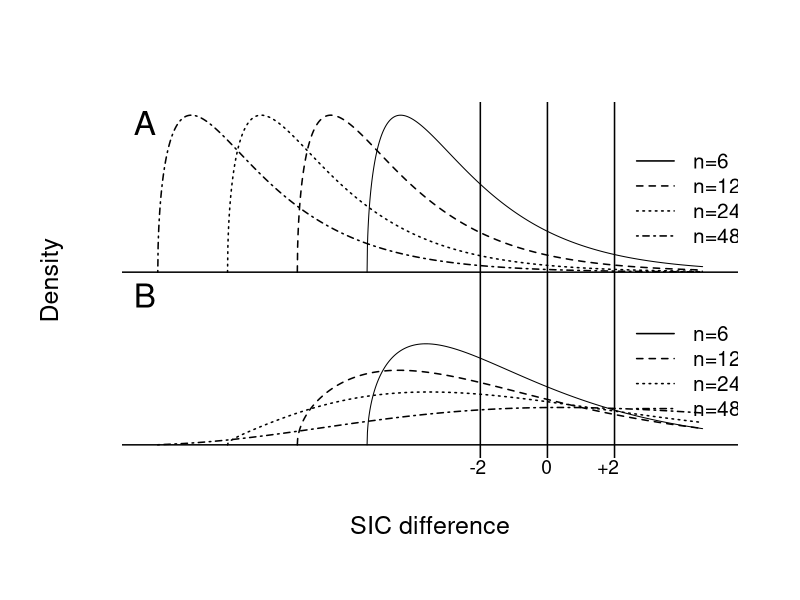

Recreate this plot in R.
# Figure 9


figpath1 <- getwd()
figname  <- "Figure9.eps" #OLD NAME: "Figure6.tiff"
figpath <- paste0(figpath1,"/",figname)

#tiff(figpath, width=6,height=7, units="in", res=600, compression="lzw", type="cairo")

postscript(figpath, horizontal=TRUE, paper="letter", width=11,height=11)


xb=seq(.01,10,.01)   # axis
adj1=.58                    # adjustment for -2 label
adj2=.693                    # adjustment for 0 label
adj3=.80                   # adjustment for +2 label

par(lwd=1.5, oma=c(2,2,1,1))

n=6
lambda=n*.25
df=3
y1=dchisq(xb,df)
y2=dchisq(xb,df,lambda)
ht=max(y1)
y1=y1+ht*1.1
xb1=xb-df*log(n)
xb2=xb-df*log(n)

y1=c(ht*1.1,y1)     # Tie down the pdfs to the axes.
y2=c(0,y2)
xb1=c(-df*log(n),xb1)
xb2=c(-df*log(n),xb2)

max(y2)

y=cbind(y1,y2)
x=cbind(xb1,xb2)
matplot(x,y,type="l",xlim=c(-12,5),ylab="Density",xlab="SIC difference",
        lty="solid", col="black", bty="n",xaxt="n",yaxt="n", cex.lab=1.5, cex.axis=1.25)
abline(v=c(-2,0,2))
abline(h=ht*1.1)
abline(h=0)

mtext(text="-2",side=1,adj=adj1,cex=1.15)
mtext(text="0",side=1,adj=adj2,cex=1.15)
mtext(text="+2",side=1,adj=adj3,cex=1.15)

n=12
xb=seq(.01,10+3*(log(n)-log(6)),.01)
lambda=n*.25
df=3
y1=dchisq(xb,df)
y2=dchisq(xb,df,lambda)
y1=y1+ht*1.1

y1=c(ht*1.1,y1)
y2=c(0,y2)

xb1=xb-df*log(n)
xb2=xb-df*log(n)

xb1=c(-df*log(n),xb1)
xb2=c(-df*log(n),xb2)

points(xb1,y1,type="l",lty=2)
points(xb2,y2,type="l",lty=2)

n=24
xb=seq(.01,10+3*(log(n)-log(6)),.01)
lambda=n*.25
df=3
y1=dchisq(xb,df)
y2=dchisq(xb,df,lambda)
y1=y1+ht*1.1

y1=c(ht*1.1,y1)
y2=c(0,y2)

xb1=xb-df*log(n)
xb2=xb-df*log(n)

xb1=c(-df*log(n),xb1)
xb2=c(-df*log(n),xb2)

points(xb1,y1,type="l",lty=3)
points(xb2,y2,type="l",lty=3)

n=48
xb=seq(.01,10+3*(log(n)-log(6)),.01)
lambda=n*.25
df=3
y1=dchisq(xb,df)
y2=dchisq(xb,df,lambda)
y1=y1+ht*1.1

y1=c(ht*1.1,y1)
y2=c(0,y2)

xb1=xb-df*log(n)
xb2=xb-df*log(n)

xb1=c(-df*log(n),xb1)
xb2=c(-df*log(n),xb2)

points(xb1,y1,type="l",lty=4)
points(xb2,y2,type="l",lty=4)


legend(2.1,.21,c("n=6","n=12","n=24","n=48"),lty=c(1,2,3,4), bty="n", cex=1.25)
legend(2.1,.21+ht*1.1,c("n=6","n=12","n=24","n=48"),lty=c(1,2,3,4), bty="n", cex=1.25)
text(c(-12,-12),c(.23+ht*1.1,.23),c("A","B"),cex=2)

dev.off()

